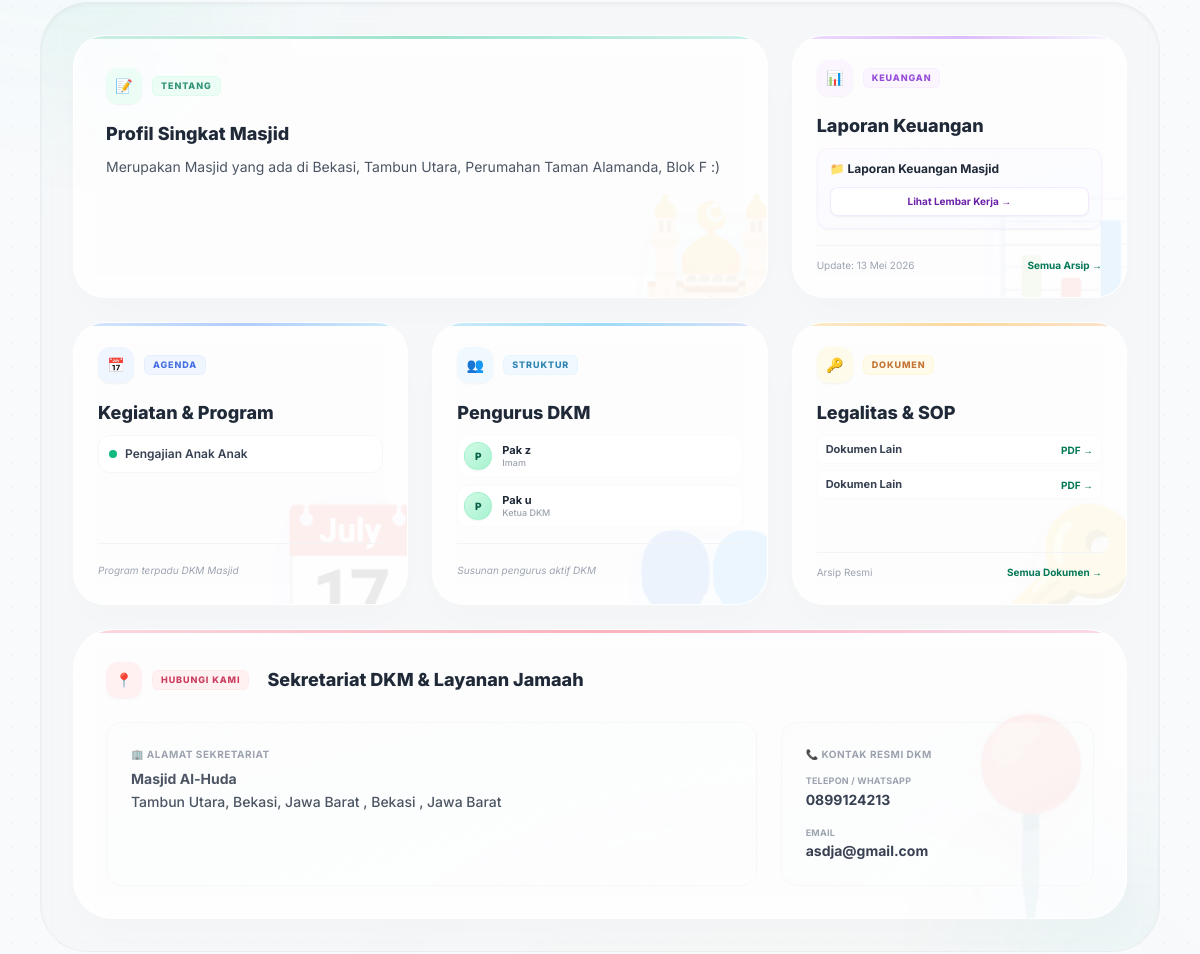
The app's page / (middle part), older data.
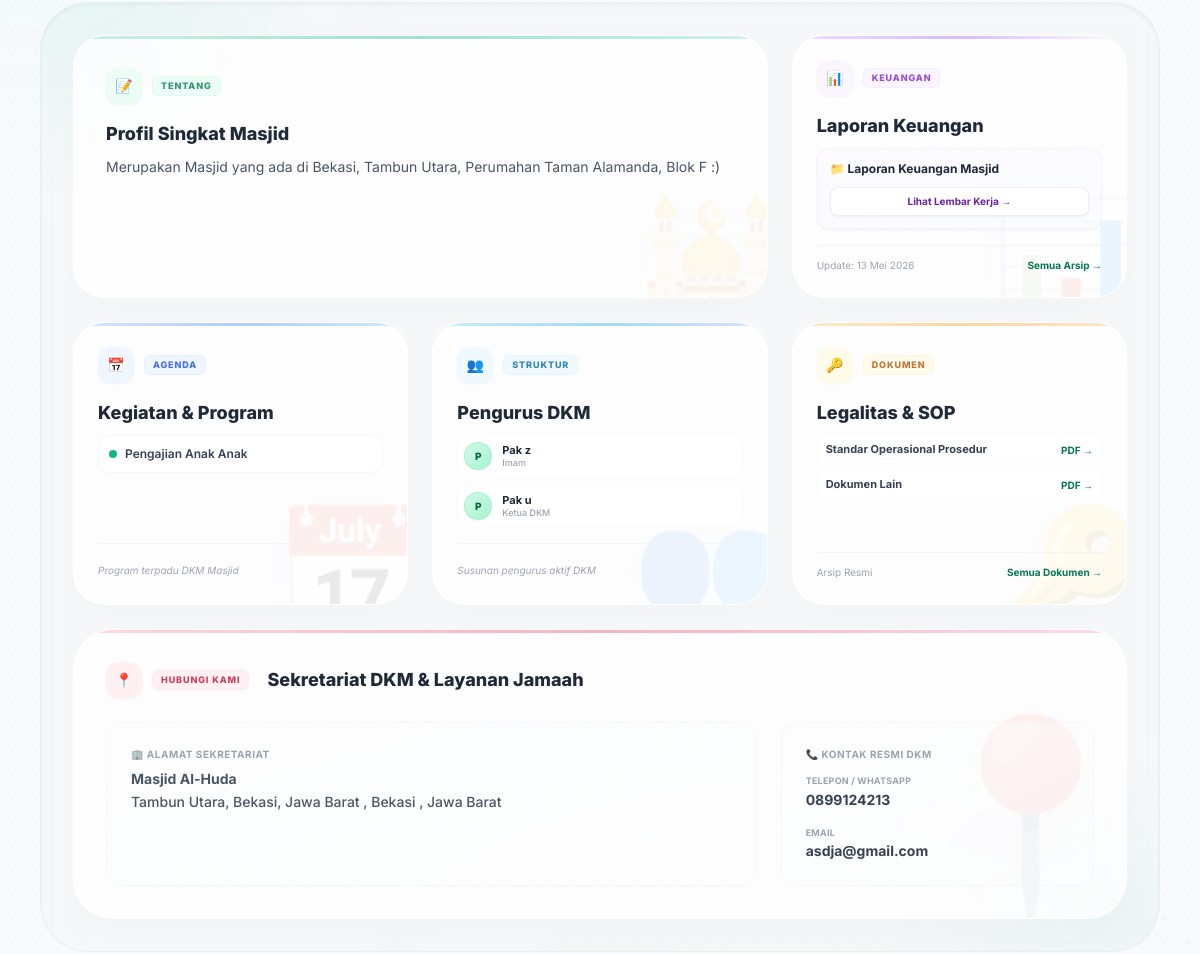
The same page, newer data.
### core/models.py (models this page shows, shortened)
class Program(models.Model):
    mosque = models.ForeignKey(Mosque, on_delete=models.CASCADE, related_name='programs')
    title = models.CharField(max_length=140)
    description = models.TextField(blank=True)
    is_active = models.BooleanField(default=True)
    last_update = models.DateField(null=True, blank=True)

class Management(models.Model):
    ROLE = [
        ('KET', 'Ketua DKM'),
        ('BEN', 'Bendahara'),
        ('SEK', 'Sekretaris'),
        ('IMAM', 'Imam'),
        ('LAIN', 'Lainnya'),
    ]
    mosque = models.ForeignKey(Mosque, on_delete=models.CASCADE, related_name='management')
    name = models.CharField(max_length=120)
    role = models.CharField(max_length=10, choices=ROLE)
    phone = models.CharField(max_length=50, blank=True)

class Document(models.Model):
    DOC_TYPES = [
        ('AKTA', 'Akta/Surat Wakaf'),
        ('SK',   'SK Pengurus/Organisasi'),
        ('NPWP', 'NPWP'),
        ('REK',  'Buku Rek Bank'),
        ('SOP',  'Standar Operasional Prosedur'),
        ('LAIN', 'Dokumen Lain'),
    ]
    mosque = models.ForeignKey(Mosque, on_delete=models.CASCADE, related_name='documents')
    doc_type = models.CharField(max_length=10, choices=DOC_TYPES)
    title = models.CharField(max_length=160)
    file = models.FileField(upload_to='docs/')
    is_public = models.BooleanField(default=True)
    uploaded_at = models.DateTimeField(auto_now_add=True)

### core/views.py (the view)
# urls.py: path('', views.home, name='home'),
def home(request):
    mosque = Mosque.objects.first()
    latest_report = ReportFile.objects.filter(is_public=True).order_by('-uploaded_at').first()
    channels = DonationChannel.objects.filter(is_active=True)
    docs = Document.objects.filter(is_public=True).order_by('-uploaded_at')[:10]
    pengurus = Management.objects.order_by('role', 'name')[:6]
    programs = Program.objects.filter(is_active=True).order_by('title')[:6]
    q = request.GET.get('q', '').strip()
    donors = Donor.objects.filter(is_public=True).order_by('name')
    if q:
        donors = donors.filter(name__icontains=q)
    return render(request, 'public/home.html', {
        'mosque': mosque,
        'latest_report': latest_report,
        'channels': channels,
        'docs': docs,
        'donors': donors,
        'q': q,
        'pengurus': pengurus,   # <-- baru
        'programs': programs,   # <-- baru
    })

### core/templates/public/home.html (shortened to what the changed rows need)
{% extends 'base.html' %}
{% block content %}
<div class="bg-emerald-950/[0.01] border border-emerald-950/[0.04] backdrop-blur-md rounded-[3rem] p-6 sm:p-8 shadow-inner mb-12 relative overflow-hidden animate-fade-in">
  <div class="grid lg:grid-cols-3 gap-6 relative z-10">
    <div id="program" class="backdrop-blur-xl bg-white/80 border border-white/90 rounded-[2rem] p-6 shadow-[0_20px_50px_rgba(4,47,31,0.02)] hover:shadow-[0_30px_60px_rgba(4,47,31,0.05)] hover:border-blue-500/20 hover:scale-[1.005] transition duration-300 relative overflow-hidden flex flex-col justify-between">
      <div>
        {% if programs %}
          <ul class="space-y-2">
            {% for p in programs|slice:":3" %}
              <li class="border border-gray-100/80 bg-white/40 p-2.5 rounded-xl flex items-center gap-2 hover:bg-emerald-50/20 hover:border-emerald-200/50 transition">
                <span class="w-2 h-2 rounded-full {% if p.is_active %}bg-emerald-500 animate-pulse{% else %}bg-gray-300{% endif %} shrink-0"></span>
                <span class="text-xs font-semibold text-gray-700 truncate block">{{ p.title }}</span>
              </li>
            {% endfor %}
          </ul>
        {% else %}
          <p class="text-xs text-gray-400 italic">Belum ada program aktif.</p>
        {% endif %}
      </div>
    </div>
    <div id="pengurus" class="backdrop-blur-xl bg-white/80 border border-white/90 rounded-[2rem] p-6 shadow-[0_20px_50px_rgba(4,47,31,0.02)] hover:shadow-[0_30px_60px_rgba(4,47,31,0.05)] hover:border-sky-500/20 hover:scale-[1.005] transition duration-300 relative overflow-hidden flex flex-col justify-between">
      <div>
        {% if pengurus %}
          <ul class="space-y-2">
            {% for m in pengurus|slice:":3" %}
              <li class="flex items-center gap-2.5 p-1.5 bg-white/40 border border-gray-100/40 rounded-xl">
                <div class="w-7 h-7 rounded-full bg-gradient-to-br from-emerald-100 to-emerald-200 text-emerald-800 flex items-center justify-center font-extrabold text-[10px] shrink-0 border border-emerald-300/30 shadow-sm">
                  {{ m.name|slice:":1" }}
                </div>
                <div class="min-w-0">
                  <div class="text-[11px] font-bold text-gray-800 truncate leading-none mb-0.5">{{ m.name }}</div>
                  <div class="text-[9px] text-gray-400 font-medium leading-none">{{ m.get_role_display }}</div>
                </div>
              </li>
            {% endfor %}
          </ul>
        {% else %}
          <p class="text-xs text-gray-400 italic">Belum ada data pengurus.</p>
        {% endif %}
      </div>
    </div>
    <div class="backdrop-blur-xl bg-white/80 border border-white/90 rounded-[2rem] p-6 shadow-[0_20px_50px_rgba(4,47,31,0.02)] hover:shadow-[0_30px_60px_rgba(4,47,31,0.05)] hover:border-amber-500/20 hover:scale-[1.005] transition duration-300 relative overflow-hidden flex flex-col justify-between">
      <div>
        {% if docs or sop_doc %}
          <ul class="space-y-1.5">
            {% for d in docs|slice:":2" %}
              <li class="flex items-center justify-between text-[11px] p-2 bg-white/40 border border-gray-50 rounded-lg hover:bg-white/80 transition leading-none">
                <span class="font-bold text-gray-700 truncate mr-2">{{ d.get_doc_type_display }}</span>
                <a href="{{ d.file.url }}" target="_blank" class="text-emerald-700 hover:underline font-bold shrink-0 text-[10px]">PDF →</a>
              </li>
            {% endfor %}
          </ul>
        {% else %}
          <p class="text-xs text-gray-400 italic">Belum ada dokumen publik.</p>
        {% endif %}
      </div>
    </div>
  </div>
</div>
{% endblock %}

Row changes from the older to the newer data that the page shows:
no longer on this page (row unchanged): Document: doc_type "Dokumen Lain"
added Document: doc_type "Standar Operasional Prosedur"
